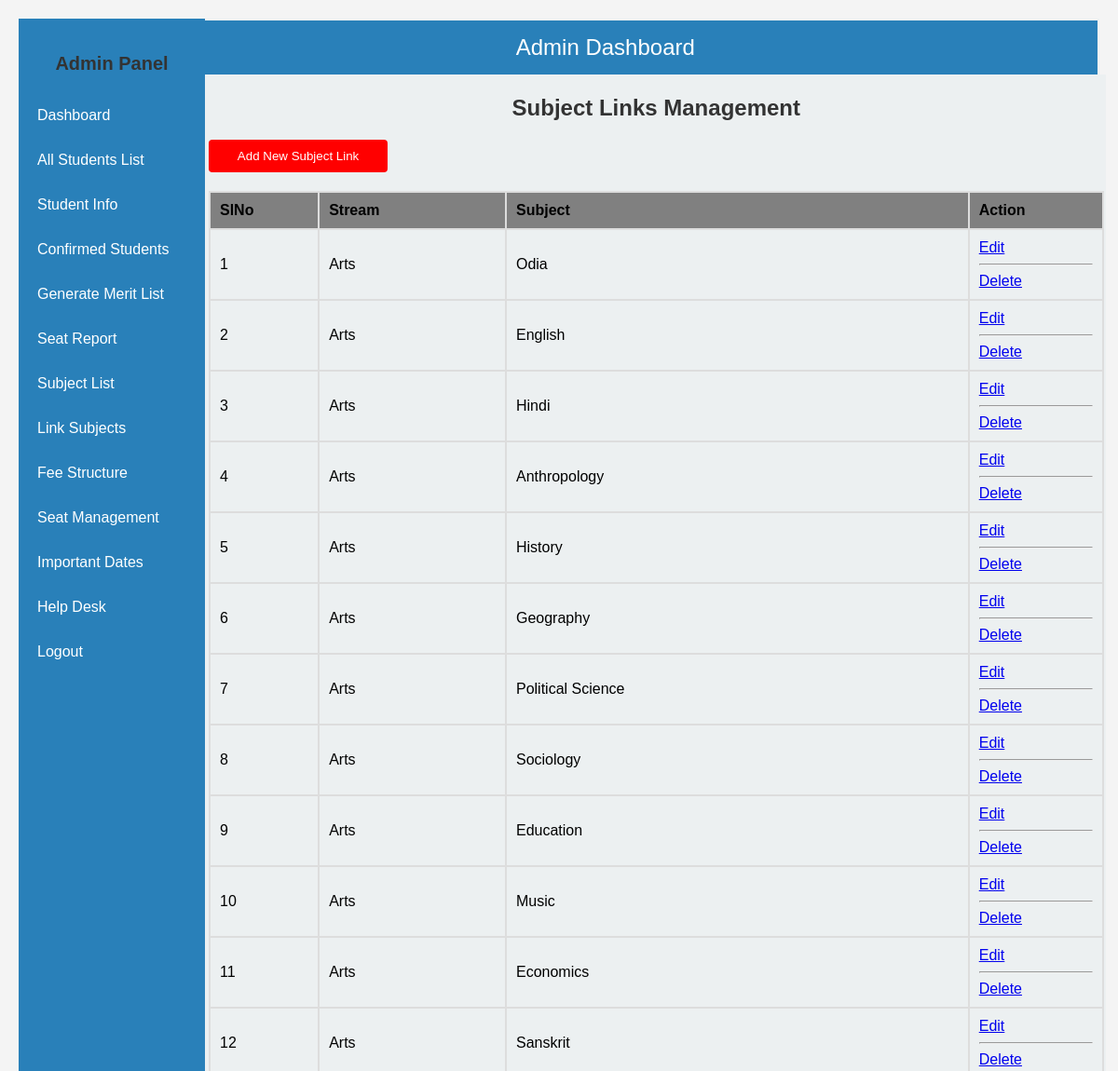
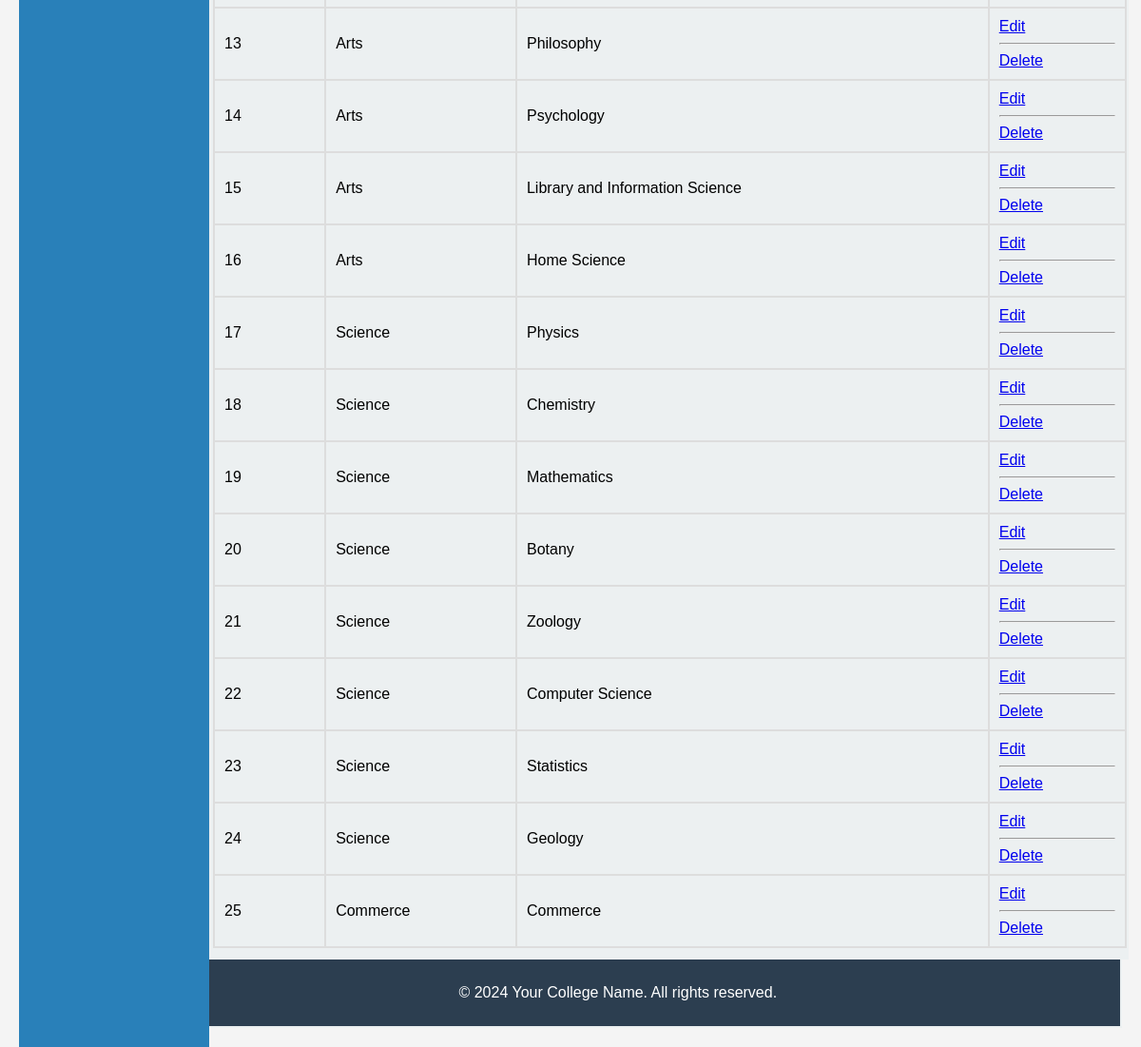
Page /admin/subjectlink.php (signed in) on the committed database (2 pictures, top to bottom).
### tables this page shows
CREATE TABLE `subject_links` (
  `id` int(11) NOT NULL,
  `stream_id` int(11) NOT NULL,
  `subject_id` int(11) NOT NULL,
  `created_at` timestamp NOT NULL DEFAULT current_timestamp(),
  `updated_at` timestamp NOT NULL DEFAULT current_timestamp() ON UPDATE current_timestamp()
);

CREATE TABLE `streams` (
  `id` int(11) NOT NULL,
  `stream_name` varchar(255) NOT NULL,
  `created_at` timestamp NOT NULL DEFAULT current_timestamp(),
  `updated_at` timestamp NOT NULL DEFAULT current_timestamp() ON UPDATE current_timestamp()
);

CREATE TABLE `subjects` (
  `id` int(11) NOT NULL,
  `subject_name` varchar(255) NOT NULL,
  `stream_id` int(11) NOT NULL,
  `created_at` timestamp NOT NULL DEFAULT current_timestamp(),
  `updated_at` timestamp NOT NULL DEFAULT current_timestamp() ON UPDATE current_timestamp()
);

### admin/subjectlink.php (the view, shortened to what this page needs)
<?php
include('header.php');
include('../db/db_connect.php');
$query = "SELECT sl.id AS link_id, s.subject_name, st.stream_name
          FROM subject_links sl
          JOIN subjects s ON sl.subject_id = s.id
          JOIN streams st ON sl.stream_id = st.id";
$result = $conn->query($query);
?>
<div class="main-content">
    <h2>Subject Links Management</h2>
    <form method="POST" action="subjectlinkadd.php">
        <button type="submit">Add New Subject Link</button>
    </form>
    <table>
            <tr>
                <th>SlNo</th>
                <th>Stream</th>
                <th>Subject</th>
                <th>Action</th>
            </tr>
        <tbody>
            <?php if ($result->num_rows > 0): ?>
                <?php $counter = 1; ?>
                <?php while ($row = $result->fetch_assoc()): ?>
                    <tr>
                        <td><?php echo $counter++; ?></td>
                        <td><?php echo $row['stream_name']; ?></td>
                        <td><?php echo $row['subject_name']; ?></td>
                        <td>
                            <a href="subjectlinkedit.php?id=<?php echo $row['link_id']; ?>">Edit</a> <hr>
                            <a href="subjectlinkdelete.php?id=<?php echo $row['link_id']; ?>" onclick="return confirm('Are you sure you want to delete this link?');">Delete</a>
                        </td>
                    </tr>
                <?php endwhile; ?>
            <?php else: ?>
                <tr>
                    <td colspan="4">No subject links found.</td>
                </tr>
            <?php endif; ?>
        </tbody>
    </table>
</div>
<?php
include('footer.php');
?>

### css/style.css (style rules this page uses)
body { margin: 0; font-family: Arial, sans-serif; }
.main-content { margin-left: 100px; padding: 2px; width:91% ; background-color: #ecf0f1; }
h2 { font-size: 24px; margin-bottom: 20px; }
form { margin-bottom: 20px; }
form { background-color: ; }
body { font-family: Arial, sans-serif; background-color: #f4f4f4; margin: 0; padding: 20px; }
h2 { text-align: center; color: #333; }
table { width: 100%; border-collapse:collapse ; margin-bottom: 10px; }
th, td { padding: 10px; border: 2px solid #ddd; text-align: left; }
th { background-color: gray; }
button { display: block; width: 20%; padding: 10px; background-color: red; color: white; border: none; border-radius: 4px; cursor: pointer; }

### rows in the picture
subject_links: stream.stream_name "Arts", subject.subject_name "Odia"
subject_links: stream.stream_name "Arts", subject.subject_name "English"
subject_links: stream.stream_name "Arts", subject.subject_name "Hindi"
subject_links: stream.stream_name "Arts", subject.subject_name "Anthropology"
subject_links: stream.stream_name "Arts", subject.subject_name "History"
subject_links: stream.stream_name "Arts", subject.subject_name "Geography"
subject_links: stream.stream_name "Arts", subject.subject_name "Political Science"
subject_links: stream.stream_name "Arts", subject.subject_name "Sociology"
subject_links: stream.stream_name "Arts", subject.subject_name "Education"
subject_links: stream.stream_name "Arts", subject.subject_name "Music"
subject_links: stream.stream_name "Arts", subject.subject_name "Economics"
subject_links: stream.stream_name "Arts", subject.subject_name "Sanskrit"
subject_links: stream.stream_name "Arts", subject.subject_name "Philosophy"
subject_links: stream.stream_name "Arts", subject.subject_name "Psychology"
subject_links: stream.stream_name "Arts", subject.subject_name "Library and Information Science"
subject_links: stream.stream_name "Arts", subject.subject_name "Home Science"
subject_links: stream.stream_name "Science", subject.subject_name "Physics"
subject_links: stream.stream_name "Science", subject.subject_name "Chemistry"
subject_links: stream.stream_name "Science", subject.subject_name "Mathematics"
subject_links: stream.stream_name "Science", subject.subject_name "Botany"
subject_links: stream.stream_name "Science", subject.subject_name "Zoology"
subject_links: stream.stream_name "Science", subject.subject_name "Computer Science"
subject_links: stream.stream_name "Science", subject.subject_name "Statistics"
subject_links: stream.stream_name "Science", subject.subject_name "Geology"
subject_links: stream.stream_name "Commerce", subject.subject_name "Commerce"
